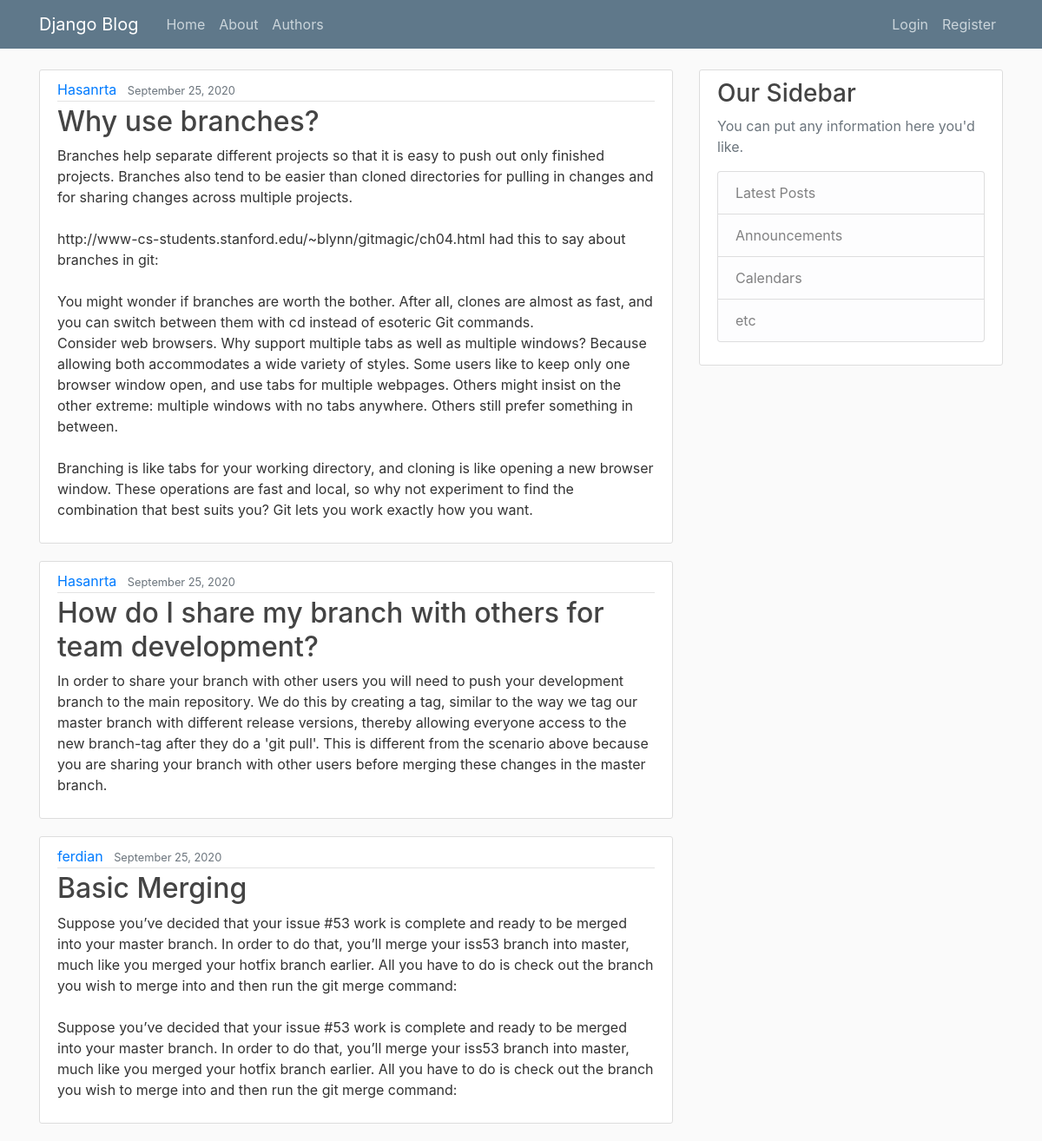
/, run on an earlier commit of the app's database.
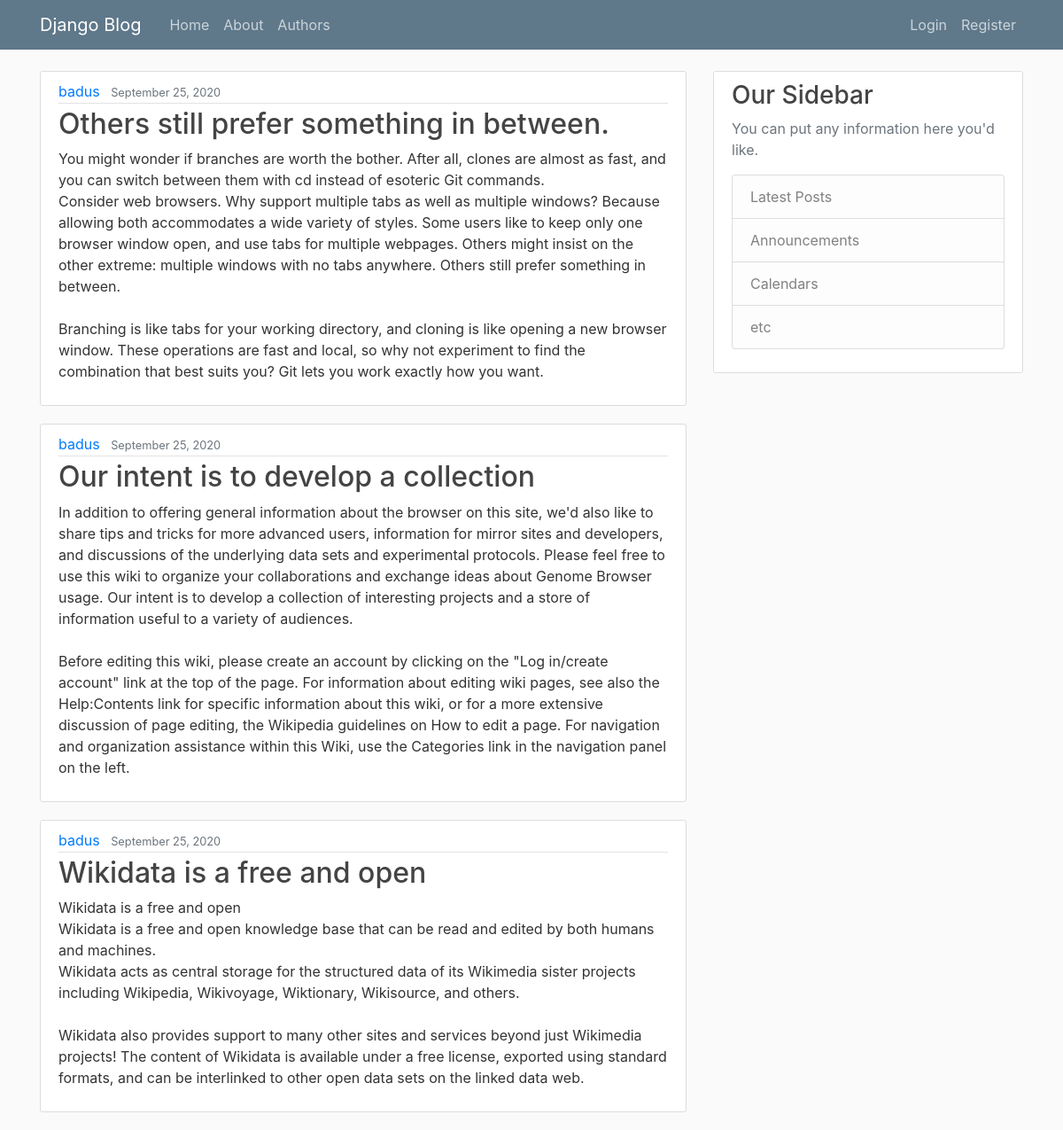
And on a later commit of the database.
### blog/models.py (models this page shows, shortened)
class Post(models.Model):
    title = models.CharField(max_length=100)
    content = models.TextField()
    date_posted = models.DateTimeField(default=timezone.now)
    author = models.ForeignKey(User, on_delete=models.CASCADE)

### blog/views.py (the view)
# urls.py: path('', PostListView.as_view(), name='blog-home'),
class PostListView(ListView):
    model = Post
    template_name = 'blog/home.html'  # <app>/<model>_<viewtype>.html
    context_object_name = 'posts'
    ordering = ['-date_posted']
    paginate_by = 3

### blog/templates/blog/home.html
{% extends "blog/base.html" %}
{% block content %}
    {% for post in posts %}
        <article class="media content-section">
          <div class="media-body">
            <div class="article-metadata">
              <a class="mr-2" href="#">{{ post.author }}</a>
              <small class="text-muted">{{ post.date_posted|date:"F d, Y" }}</small>
            </div>
            <h2><a class="article-title" href="{% url 'post-detail' post.id %}">{{ post.title }}</a></h2>
            <p class="article-content">{{ post.content }}</p>
          </div>
        </article>
    {% endfor %}
{% endblock content %}

What changed in the data, as far as the page shows it:
no longer on this page (row unchanged): Post: author "Hasanrta", date_posted "September 25, 2020", title "Why use branches?", content "Branches help separate different projects so that it is easy to push out only finished projects. Branches also tend to be easier than cloned directories for pulling in changes and for sharing changes across multiple projects. http://www-cs-students.stanford.edu/~blynn/gitmagic/ch04.html had this to say about branches in git: You might wonder if branches are worth the bother. After all, clones are almost as fast, and you can switch between them with cd instead of esoteric Git commands. Consider web browsers. Why support multiple tabs as well as multiple windows? Because allowing both accommodates a wide variety of styles. Some users like to keep only one browser window open, and use tabs for…"
no longer on this page (row unchanged): Post: author "Hasanrta", date_posted "September 25, 2020", title "How do I share my branch with others for team development?", content "In order to share your branch with other users you will need to push your development branch to the main repository. We do this by creating a tag, similar to the way we tag our master branch with different release versions, thereby allowing everyone access to the new branch-tag after they do a 'git pull'. This is different from the scenario above because you are sharing your branch with other users before merging these changes in the master branch."
no longer on this page (row unchanged): Post: author "ferdian", date_posted "September 25, 2020", title "Basic Merging", content "Suppose you’ve decided that your issue #53 work is complete and ready to be merged into your master branch. In order to do that, you’ll merge your iss53 branch into master, much like you merged your hotfix branch earlier. All you have to do is check out the branch you wish to merge into and then run the git merge command: Suppose you’ve decided that your issue #53 work is complete and ready to be merged into your master branch. In order to do that, you’ll merge your iss53 branch into master, much like you merged your hotfix branch earlier. All you have to do is check out the branch you wish to merge into and then run the git merge command:"
added Post: author "badus", date_posted "September 25, 2020", title "Others still prefer something in between.", content "You might wonder if branches are worth the bother. After all, clones are almost as fast, and you can switch between them with cd instead of esoteric Git commands. Consider web browsers. Why support multiple tabs as well as multiple windows? Because allowing both accommodates a wide variety of styles. Some users like to keep only one browser window open, and use tabs for multiple webpages. Others might insist on the other extreme: multiple windows with no tabs anywhere. Others still prefer something in between. Branching is like tabs for your working directory, and cloning is like opening a new browser window. These operations are fast and local, so why not experiment to find the combination…"
added Post: author "badus", date_posted "September 25, 2020", title "Our intent is to develop a collection", content "In addition to offering general information about the browser on this site, we'd also like to share tips and tricks for more advanced users, information for mirror sites and developers, and discussions of the underlying data sets and experimental protocols. Please feel free to use this wiki to organize your collaborations and exchange ideas about Genome Browser usage. Our intent is to develop a collection of interesting projects and a store of information useful to a variety of audiences. Before editing this wiki, please create an account by clicking on the \"Log in/create account\" link at the top of the page. For information about editing wiki pages, see also the Help:Contents link for…"
added Post: author "badus", date_posted "September 25, 2020", title "Wikidata is a free and open", content "Wikidata is a free and open Wikidata is a free and open knowledge base that can be read and edited by both humans and machines. Wikidata acts as central storage for the structured data of its Wikimedia sister projects including Wikipedia, Wikivoyage, Wiktionary, Wikisource, and others. Wikidata also provides support to many other sites and services beyond just Wikimedia projects! The content of Wikidata is available under a free license, exported using standard formats, and can be interlinked to other open data sets on the linked data web."
